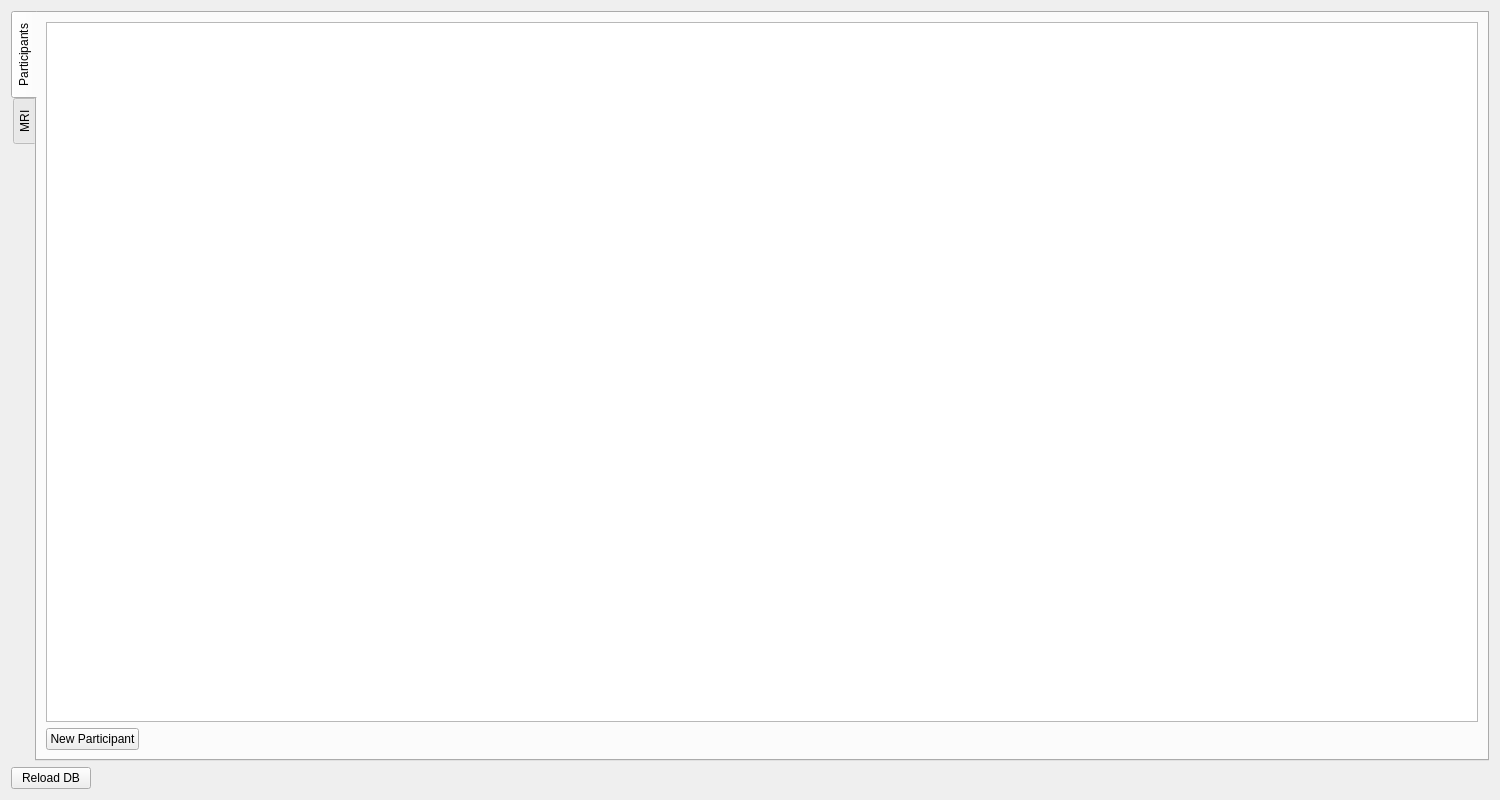
<?xml version="1.0" encoding="UTF-8"?>
<ui version="4.0">
 <class>data_viewer_ui</class>
 <widget class="QWidget" name="data_viewer_ui">
  <property name="geometry">
   <rect>
    <x>0</x>
    <y>0</y>
    <width>1500</width>
    <height>800</height>
   </rect>
  </property>
  <property name="windowTitle">
   <string>Data Viewer</string>
  </property>
  <layout class="QGridLayout" name="gridLayout">
   <item row="1" column="2">
    <spacer name="horizontalSpacer">
     <property name="orientation">
      <enum>Qt::Horizontal</enum>
     </property>
     <property name="sizeHint" stdset="0">
      <size>
       <width>40</width>
       <height>20</height>
      </size>
     </property>
    </spacer>
   </item>
   <item row="1" column="1">
    <widget class="QPushButton" name="pushButton_reload_db">
     <property name="text">
      <string>Reload DB</string>
     </property>
    </widget>
   </item>
   <item row="0" column="1" colspan="2">
    <widget class="QTabWidget" name="tabWidget">
     <property name="tabPosition">
      <enum>QTabWidget::West</enum>
     </property>
     <property name="currentIndex">
      <number>0</number>
     </property>
     <widget class="QWidget" name="tab_participants">
      <attribute name="title">
       <string>Participants</string>
      </attribute>
      <layout class="QGridLayout" name="gridLayout_5">
       <item row="1" column="1">
        <spacer name="horizontalSpacer_2">
         <property name="orientation">
          <enum>Qt::Horizontal</enum>
         </property>
         <property name="sizeHint" stdset="0">
          <size>
           <width>40</width>
           <height>20</height>
          </size>
         </property>
        </spacer>
       </item>
       <item row="1" column="0">
        <widget class="QPushButton" name="pushButton_new_participant">
         <property name="text">
          <string>New Participant</string>
         </property>
        </widget>
       </item>
       <item row="0" column="0" colspan="2">
        <widget class="QTableWidget" name="tableWidget_participants"/>
       </item>
      </layout>
     </widget>
     <widget class="QWidget" name="tab_mri">
      <attribute name="title">
       <string>MRI</string>
      </attribute>
      <layout class="QGridLayout" name="gridLayout_3">
       <item row="0" column="0" colspan="2">
        <widget class="QTabWidget" name="tabWidget_2">
         <property name="currentIndex">
          <number>0</number>
         </property>
         <widget class="QWidget" name="tab_mri_sessions">
          <attribute name="title">
           <string>Sessions</string>
          </attribute>
          <layout class="QGridLayout" name="gridLayout_4">
           <item row="0" column="0">
            <widget class="QTableWidget" name="tableWidget_mri_sessions"/>
           </item>
          </layout>
         </widget>
         <widget class="QWidget" name="tab_mri_series">
          <attribute name="title">
           <string>Series</string>
          </attribute>
          <layout class="QGridLayout" name="gridLayout_6" columnstretch="1,3">
           <item row="0" column="1">
            <widget class="QTableWidget" name="tableWidget_mri_series"/>
           </item>
           <item row="0" column="0">
            <widget class="QListWidget" name="listWidget_mri_session_series"/>
           </item>
          </layout>
         </widget>
        </widget>
       </item>
      </layout>
     </widget>
    </widget>
   </item>
  </layout>
 </widget>
 <resources/>
 <connections/>
</ui>
